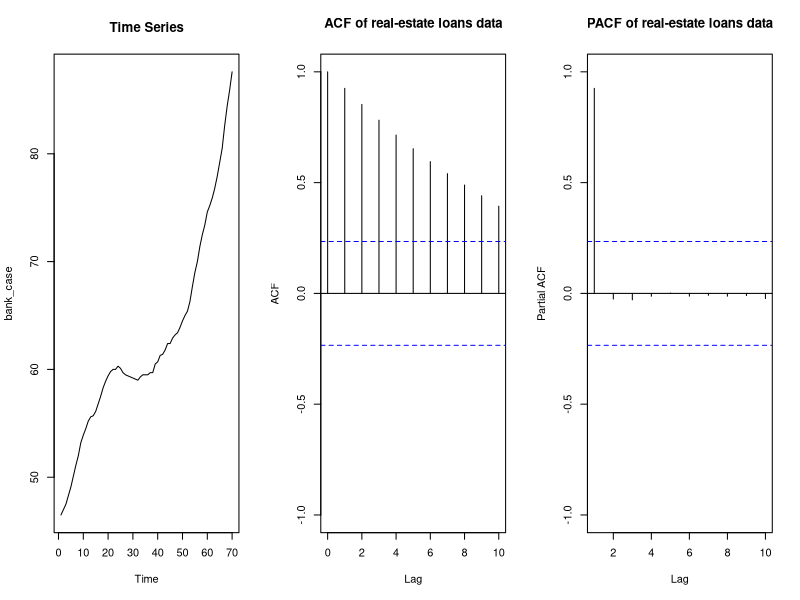
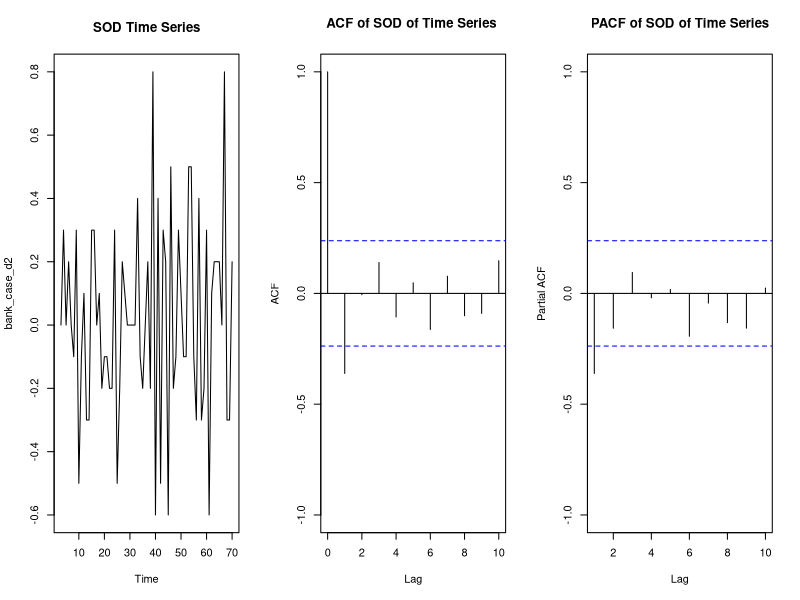
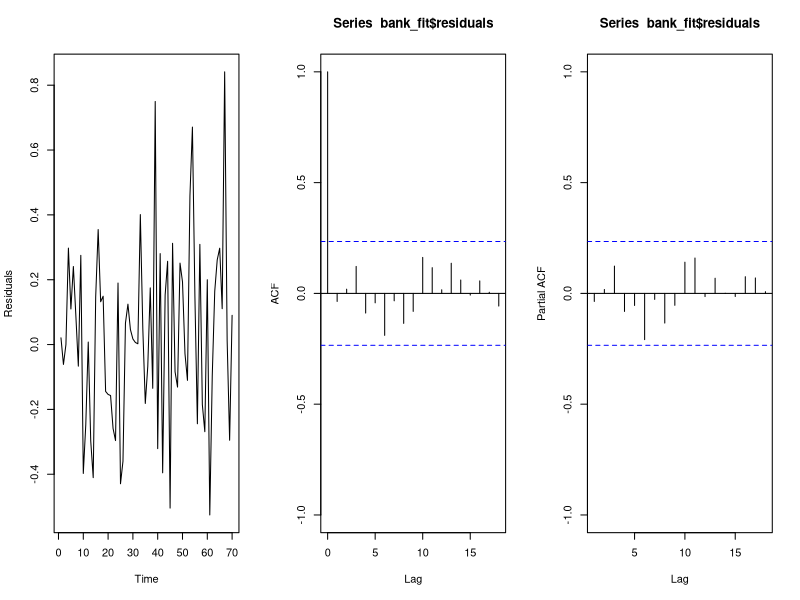
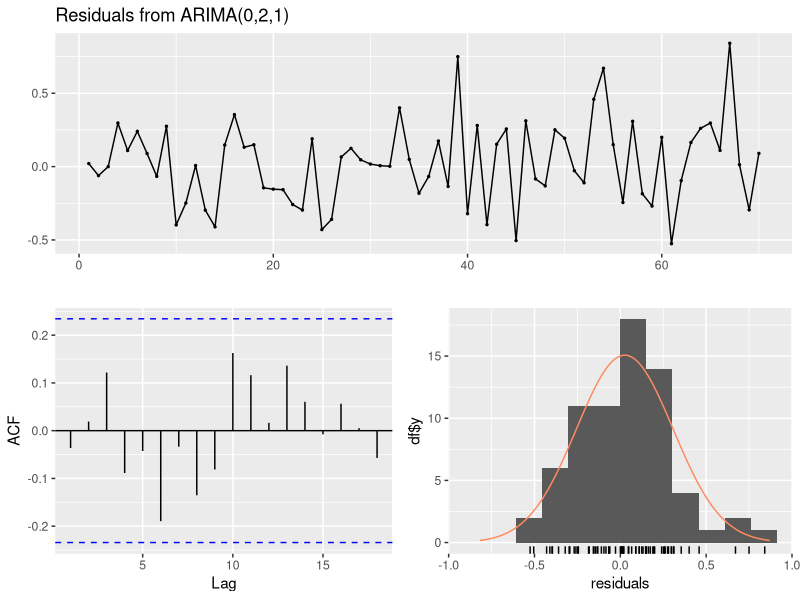
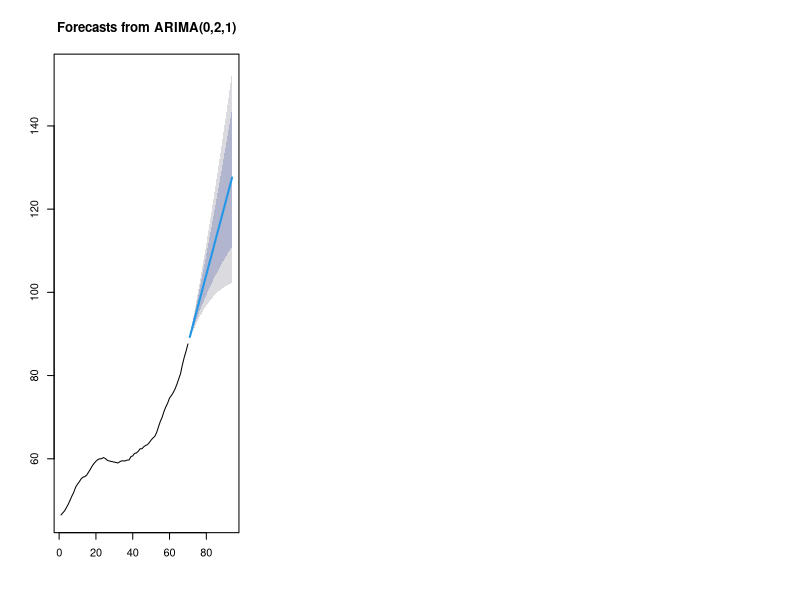

Generate these figures, in order, with R:
## ---- chunk 1
library(tseries)
library(forecast)
## ---- chunk 2
bank_case <- as.ts(scan("bank_case.txt"))
bank_case
## ---- chunk 3
par(mfrow=c(1,3))
plot(bank_case,main="Time Series")
acf(bank_case, main="ACF of real-estate loans data",lag.max=10,ylim = c(-1,1))
pacf(bank_case,main="PACF of real-estate loans data",lag.max=10,ylim=c(-1,1))
## ---- chunk 4
adf.test(bank_case)
## ---- chunk 5
bank_case_d1 <- diff(bank_case)
adf.test(bank_case_d1)
## ---- chunk 6
bank_case_d2 <- diff(bank_case_d1)
adf.test(bank_case_d2)
## ---- chunk 7
par(mfrow=c(1,3))
plot(bank_case_d2,main="SOD Time Series")
acf(bank_case_d2, main="ACF of SOD of Time Series ",lag.max=10,ylim = c(-1,1))
pacf(bank_case_d2,main="PACF of SOD of Time Series",lag.max=10,ylim=c(-1,1))
## ---- chunk 8
bank_fit <- arima(x = bank_case, order = c(0, 2, 1))
bank_fit
## ---- chunk 9
fitted(bank_fit)
## ---- chunk 10
#Residual
par(mfrow=c(1,3))
plot(bank_fit$residuals, ylab='Residuals')
acf(bank_fit$residuals,ylim=c(-1,1))
pacf(bank_fit$residuals,ylim=c(-1,1))
## ---- chunk 11
checkresiduals(bank_fit)
## ---- chunk 12
bank_predict <- forecast(bank_fit,h=24)
bank_predict
plot(forecast(bank_fit,h=24))
